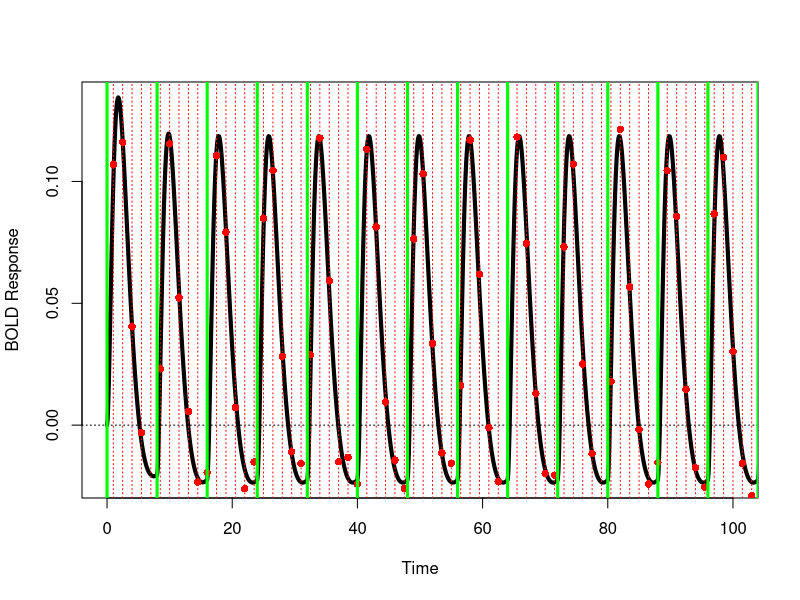
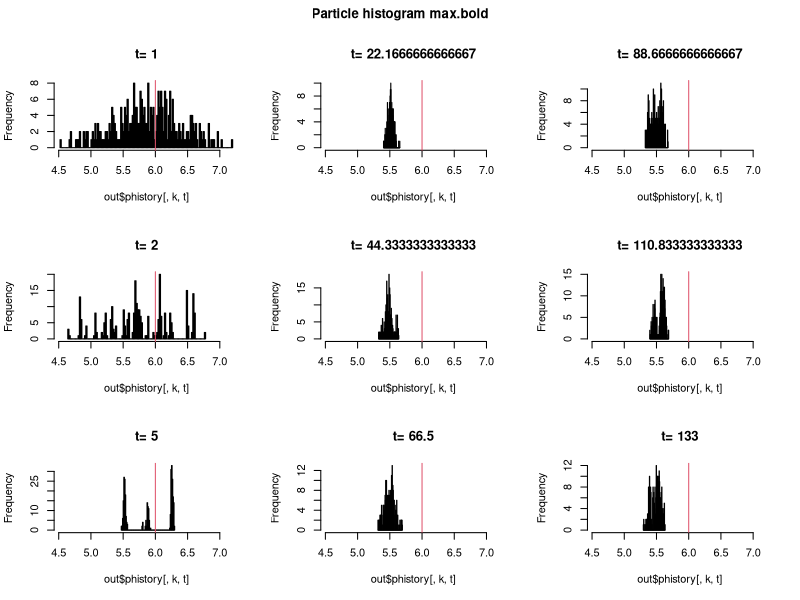
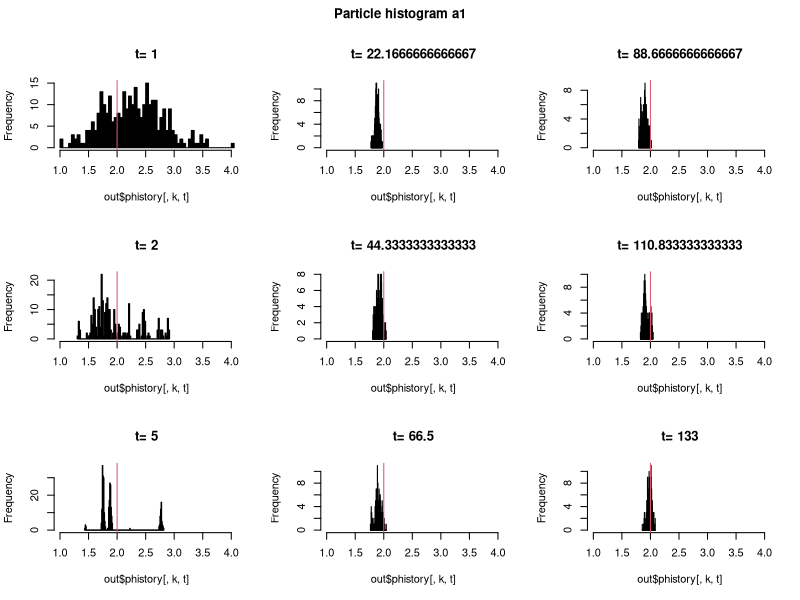
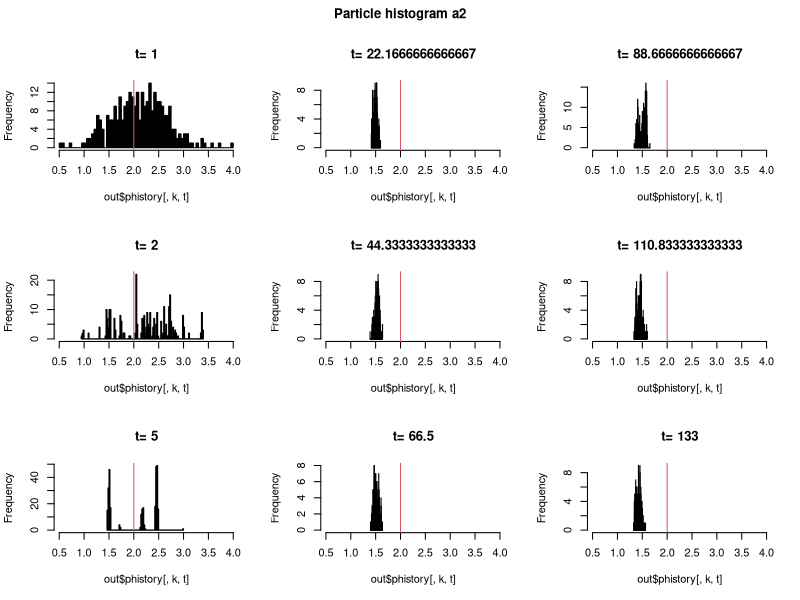
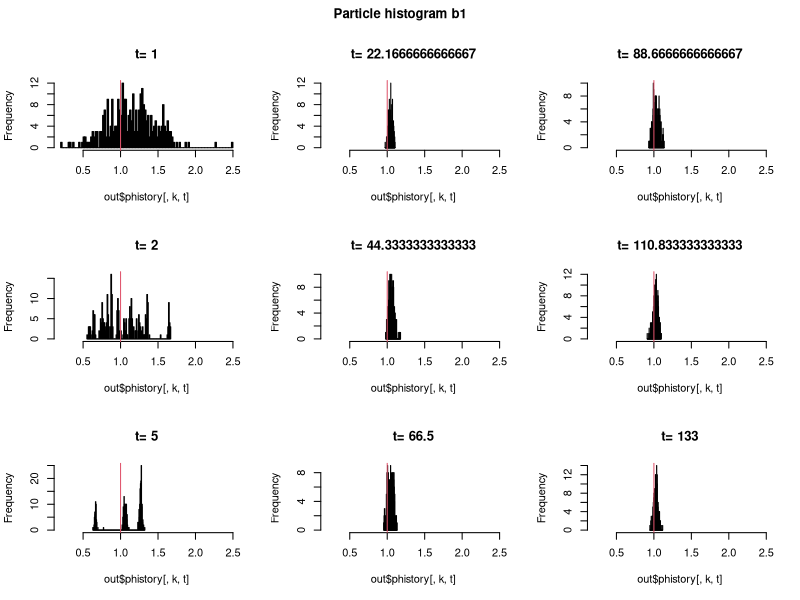
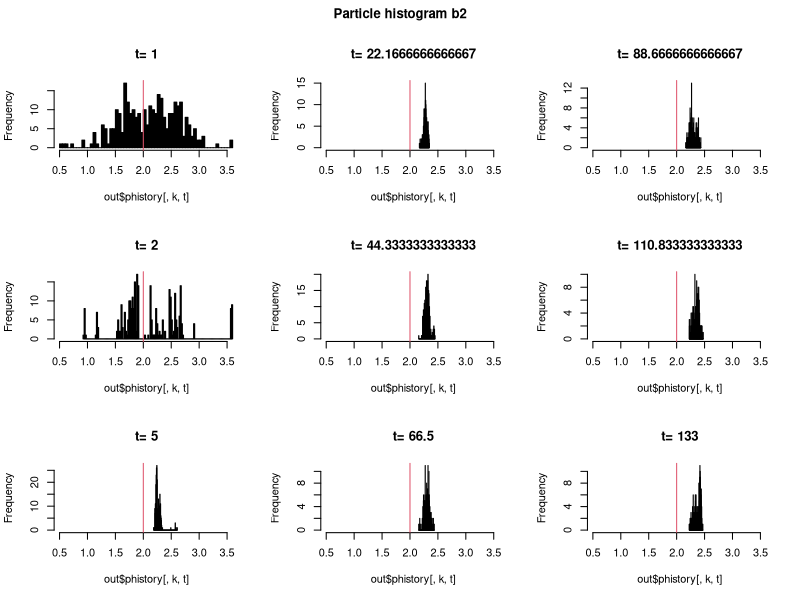
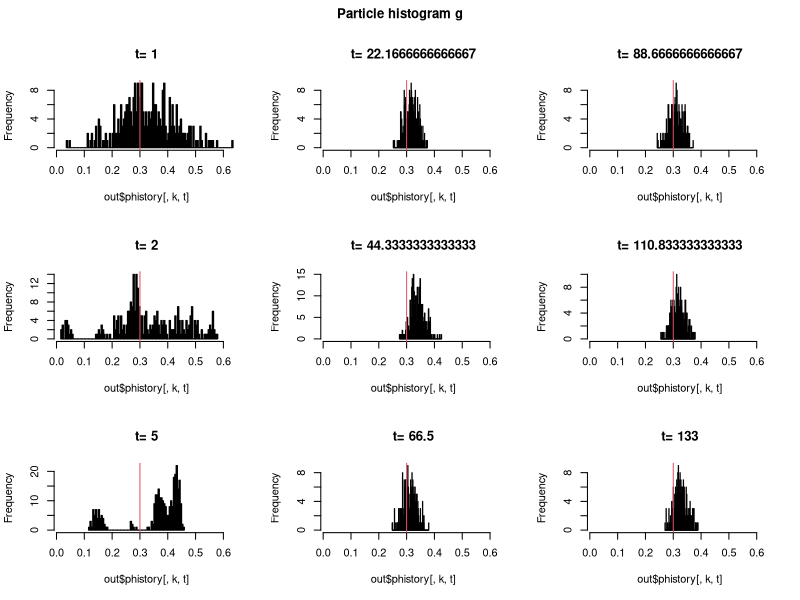
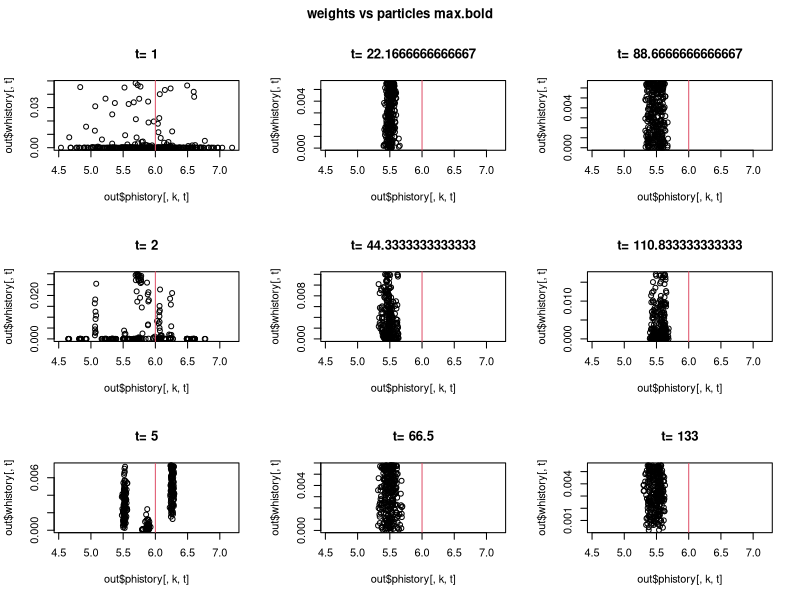

Generate these figures, in order, with R:
#######AUTHOR: KEVIN WONG  3/29/2016
#TODO: jittering, TR = 2, various presentation times

#######FUNCTIONS#####################
#auxiliary functions#########
#pure hrf
hrf=function(t, parss, onset=0){
  a1=parss$a1
  a2=parss$a2
  b1=parss$b1
  b2=parss$b2
  g=parss$g
  max.bold=parss$max.bold
  
  d1=a1*b1
  d2=a2*b2
  
  grid=t
  new.t=t-onset
  pos.t.idx=new.t>=0#nonnegative indices of tau (scaled time)
  pos.t=new.t[pos.t.idx==TRUE]#non-negative values of tau (scaled time)
  y.hrf=1/max.bold  * (((pos.t/d1)^a1)*exp(-(pos.t-d1)/b1) - g*(pos.t/d2)^a2*exp(-(pos.t-d2)/b2))
  grid[pos.t.idx==TRUE]=y.hrf
  grid[pos.t.idx==FALSE]=0
  return(grid)
}

#noisy hrf with noise parss$sigma?
rhrf_conv=function(t,parss,times,plot=FALSE){
  n.times=length(times)
  hrfs=array(NA,c(n.times,length(t)))#hrfs ~ all.hrfs?
  if(n.times==1)all.hrfs=hrf(t=t,parss=parss,times)
  if(n.times>1)all.hrfs=sapply(times,hrf,t=t,parss=parss)
  ms=all.hrfs%*%matrix(1,n.times,1)
  if(plot==TRUE){
    plot(t,ms,lwd=5,type="l")
    matlines(t,all.hrfs,type="l",lty=1)
    abline(v=times,lty=3)
  }
  rnorm(length(t), ms, .005)
}

#convolution
hrf_conv=function(t,parss,times,plot=FALSE){
  n.times=length(times)
  hrfs=array(NA,c(n.times,length(t)))
  if(n.times==1)all.hrfs=hrf(t=t,parss=parss,times)
  if(n.times>1)all.hrfs=sapply(times,hrf,t=t,parss=parss)
  ms=all.hrfs%*%matrix(1,n.times,1) #matrix multiplication
  if(plot==TRUE){
    plot(t,ms,lwd=5,type="l")
    matlines(t,all.hrfs,type="l",lty=1)
    abline(v=times,lty=3)
  }
  return(ms)
}

#simulates the true bold response
hrf_sim_truth = function(truth, tmax, tr, ts, tstep, pres_ts, acq_ts, n_acqs,parss){
  T=matrix(acq_ts,n_trials,n_acqs,byrow=TRUE)#trials
  t = T[1,]
  Y=array(NA,c(n_trials,n_acqs))
  ys=sapply(ts,hrf_conv,parss=parss,times=pres_ts)
  return(ys)
}

#simulates the noisy measurements
hrf_sim_measurements = function(truth, tmax, tr, ts, tstep, pres_ts, acq_ts, n_acqs,parss){
  n.trials=1 # number of trials
  times=matrix(acq_ts,n.trials,n_acqs,byrow=TRUE)#trials
  t = times[1,]
  Y=array(NA,c(n.trials,n_acqs))
  y = rep(NA, c(n_acqs))
  
  # this will generate random BOLD measures for the experiment
  #for(n in 1:n.trials){
  #  Y[n]=rhrf_conv(T[n,],parss,n_acqs)
  #}
  y = rhrf_conv(times[1,],parss,pres_ts)
  return(y)
}

########Sample Importance Resampling for estimation of parameters of digamma hrf##########
hrf_sir = function(N, y, truth = NULL, parss, prior, ts, acq_ts, pres_ts, sys_noise, PLOT = F){
  ######initialize####### 
  n=length(y) ##number of observations
  d=6         ##dimension
  
  ##(1)simulate particles
  #particles=matrix(0,nrow=N,ncol=d) ## particles: X_t^{(i)}
  particles = array(0, dim = c(N, d))
  #particles_history = matrix(0, nrow = N, ncol = n)
  particles_history = array(0, dim = c(N, d, n))
  #weight_history = matrix(NA, nrow = N, ncol = n)
  weight_history = array(0, dim = c(N, n))
  for(j in 1:d){
    particles[,j] = rnorm(N, prior[2*j-1], prior[2*j])
  } 
  particles_history[ , ,1] = particles[,]
  ##(2) calculate weights
  w = rep(NA, N)
  for(i in 1: N){ 
    temp_par = parss
    #temp_par$max.bold = particles[j,1]
    temp_par$max.bold = particles[i,1]
    temp_par$a1 = particles[i,2]
    temp_par$a2 = particles[i,3]
    temp_par$b1 = particles[i,4]
    temp_par$b2 = particles[i,5]
    temp_par$g = particles[i,6]
    w[i] = dnorm(y[1], hrf_conv(acq_ts, temp_par, pres_ts)[1,1], parss$sigma_meas)
    #if(w[j]<.00001) w[j]=.00001
  }
  
  #w = dnorm(y[1], hrf_conv(acq_ts[1], temp_par, pres_ts), par$sigma_meas )#hrf.conv=function(t,parss,times,plot=FALSE)
  
  ##(3) log of estimate of likelihood
  logl=log(mean(w))
  
  ##OPTIONAL -- STORAGE OF FEATURES OF FILTER -- MEAN AND VAR
  #M.st=matrix(0,nrow=n,ncol=d)
  #V.st=matrix(0,nrow=n,ncol=d)
  w=w/sum(w)
  weight_history[,1] = w
  #for(j in 1:d){
  #  M.st[1,]=sum(w*particles[,j])
  #  V.st[1,]=sum(w*particles[,j]^2)-M.st[1,]^2
  #}#deleted plot options
  
  ######rejuvenation######
  #Augmentation (resample)
  for(k in 2:n){##LOOP through acquisition times
    ##(1) Resample 
    index=sample(1:N,prob=w,size=N,rep=T)#sample with replacement (this leads to degeneracy)
    #hist(index, 100)
    ##particles=particles[index,]
    #particles = matrix(particles[index], ncol = 1)
    for(j in 1:d){particles[,j] = particles[index,j] } 
    
    ##(2) Propagate particles
    #fixed particle (probability of heads) since we have a static parameter
    for(j in 1:d){particles[,j]=particles[,j]+rnorm(N,0,sys_noise[j])}#rnorm(N,0,parss$sigma_sys)} 
    
    #particles[,1] = rbeta(N, prior[1], prior[2])
    particles_history[,,k] = particles[,] 
    #try to jitter particles
    #temp_particles = matrix(0,nrow=N,ncol=d)
    #temp_particles[,1] = abs(particles[,1] + rnorm(N, 0, .01) )#rbeta(N, par[1], par[2])
    ##for(k in 1:N)
    #{
    #  if (temp_particles[k,1]>1)
    #  {temp_particles[k,1] = 1 - ((temp_particles[k,1])-1)}
    #}
    #particles[,1] = temp_particles[,1]
    
    ##(3) Weight

    for(i in 1: N){ 
      temp_par = parss
      #temp_par$max.bold = particles[j,1]
      temp_par$max.bold = particles[i,1]
      temp_par$a1 = particles[i,2]
      temp_par$a2 = particles[i,3]
      temp_par$b1 = particles[i,4]
      temp_par$b2 = particles[i,5]
      temp_par$g = particles[i,6]
      w[i] = dnorm(y[k], (hrf_conv(acq_ts, temp_par, pres_ts))[k,1], parss$sigma_meas)
      #if(w[j]<.00001) w[j]=.00001#make sure weights are nonzero
    }
    #w = dnorm(y[i], hrf_conv(acq_ts[i], temp_par, pres_ts), par$sigma_meas )
    ##(4) update log of estimate of likelihood
    logl=logl+log(mean(w))
    
    ##OPTIONAL -- STORE FEATURES OF THE PARTICLE APPROXIMATION
    #normalise weights
    w=w/sum(w)
    weight_history[,k] = w
    #for(j in 1:d){
    #  M.st[i,]=sum(w*particles[,j])
    #  V.st[i,]=sum(w*particles[,j]^2)-M.st[i,]^2
    #}
    #plot option
    #if(PLOT){#kw: edited for debug
    #  par(mfrow=c(1,3))
    #  plot(range(particles[,1]),c(0,max(w)),xlab="X_t",ylab="Weight",type="n")
    #  for(j in 1:N) lines(c(particles[j,1],particles[j,1]),c(0,w[j]))
    #  if(length(truth>=1)) abline(v=truth[i],col=2)
    #  plot(density(particles[,1],weights=w),xlab="X_t",ylab="Density",main="")
    #  hist(particles)
    #  if(length(truth>=1)) abline(v=truth[1],col=2)
    #}
  }
  #Evolution (move) (SIR doesn't include this step.)
  
  
  return(list(phistory = particles_history, whistory = weight_history)) ##output summaries (should include more info)
  #mean=M.st,var=V.st,l=logl,
}

#######TIME###############
tstep = .1
tmax =200
ts = seq(0, tmax, tstep)

n_trials = 1#don't really need
tr = 1.5
acq_ts = seq(1, tmax, by = tr)#acquisition times
n_acqs = length(acq_ts)
trs = which(is.element(ts, acq_ts))#acquisition times in units of ts

n_pres = 25#number of presentations
#pres_ts = seq(0, tmax, by = n_pres)#presentation times
pres_ts=seq(0,tmax,tmax/n_pres)[-(n_pres+1)] # evenly spaced presentation

########parss############
#from lindquist's paper on digamma hrfs
#parss = NULL
#parss$a1 = 6
#parss$a2 = 16
#parss$b1 = 1
#parss$b2 = 1
#parss$c = 1/6
#parss$A = 1


parss=NULL
parss$max.bold=6
parss$a1=2
parss$a2=2
parss$b1=1
parss$b2=2
parss$g=.3

parss$sigma=0.01

parss$sigma_sys = .05
parss$sigma_meas =.005

prior = NULL
prior[1] =5.85#max.bold mean
prior[2] = .5#max.bold sd
prior[3] = 2.25#a1 mean...
prior[4] = .5
prior[5] = 2.15#a2
prior[6] = .5
prior[7] = 1.15 #b1
prior[8] = .3
prior[9] = 2.15 #b2
prior[10] = .5
prior[11] = .325 #g
prior[12] = .1
prior[13] = 0 #min
prior[14] = 4  #max

sys_noise = c(.01, .01, .01, .01, .01, .01)

#prior$A_sd = .05 #expected sd in in parameter A

#########GENERATE TRUTH##########
truth = hrf_sim_truth(truth, tmax, tr, ts, tstep, pres_ts, acq_ts, n_acqs, parss)
y = hrf_sim_measurements(truth, tmax, tr, ts, tstep, pres_ts, acq_ts, n_acqs, parss)

#########PLOT SIMULATION#####################
par(mfrow=c(1,1))
plot(ts,truth,type="l",lwd=4,xlab="Time",ylab="BOLD Response", xlim = c(0, 100))#black = truth
abline(h=0,lty=3)
abline(v=acq_ts,lty=3,col="red")#red lines = Acquisition (measurement) times
points(acq_ts,y,col="red",pch=16)#red pts = Measurements
abline(v=pres_ts,lwd=3,col="green")#green = presentation times

#########MAIN###########

N = 300 #number of particles

ptm = proc.time()
out = hrf_sir(N, y, truth, parss, prior, ts, acq_ts, pres_ts, sys_noise,PLOT = F)

proc.time() - ptm
#####RECONSTRUCT HRF FROM PARTICLES#######
bs = out$mean


########PLOT PARTICLE FILTER ESIMATES###########
parvals = as.numeric(parss)
parnames = c('max.bold', 'a1', 'a2', 'b1', 'b2', 'g')
par(mfcol = c(3,3), oma = c(0,0,2,0))
tt = c(1,2,5,length(trs)/6, 2*length(trs)/6, 3*length(trs)/6,4*length(trs)/6,5*length(trs)/6,6*length(trs)/6)
#trs
for(k in 1:6){
  for(t in tt){
    hist(out$phistory[,k,t],100,col = 1, main = paste('t=',t), xlim=c(min(out$phistory[,k,]), max(out$phistory[,k,])))
    abline(v = parvals[k], col = 2)
  }
  temp_string = paste('Particle histogram', parnames[k])
  title(main = temp_string, outer = TRUE)
}

###############Plot weights vs particles####################################

par(mfcol = c(3,3), oma = c(0,0,2,0))

for(k in 1:6){
  par(mfcol = c(3,3), oma = c(0,0,2,0))
  for(t in tt){
    plot(out$phistory[,k,t], out$whistory[,t],main = paste('t=',t), xlim=c(min(out$phistory[,k,]), max(out$phistory[,k,])) )
    abline(v = parvals[k], col = 2)
    }

  temp_string = paste('weights vs particles', parnames[k])
  title(main = temp_string, outer = TRUE)
}
###########Plot means##########


par(mfcol = c(2,3), oma = c(0,0,2,0))
ms = matrix(NA, nrow = 6, ncol = length(trs))
ql = matrix(NA, nrow = 6, ncol = length(trs))
qu = matrix(NA, nrow = 6, ncol = length(trs))

xs = 1:length(trs)
for(i in 1:length(trs)){
  for(k in 1:6){
    ms[k,i] = mean(out$phistory[,k,i])
    ql[k,i] = quantile(out$phistory[,k,i], .25)
    qu[k,i] = quantile(out$phistory[,k,i], .75)
  }
}

for(k in 1:6){
  temp_string = paste('particle means', parnames[k])

  plot(xs, ms[k,], ylim=c(min(out$phistory[,k,]), max(out$phistory[,k,])),  ylab = 'particle estimates', main = temp_string )#means
  par(new = T)
  plot(xs, ql[k,], ylim=c(min(out$phistory[,k,]), max(out$phistory[,k,])), pch = '-', ylab = 'particle estimates')
  par(new = T)
  plot(xs, qu[k,], ylim=c(min(out$phistory[,k,]), max(out$phistory[,k,])), pch = '-', ylab = 'particle estimates')
  #temp_string = paste('particle means', parnames[k])
  #title(main = temp_string, outer = TRUE)
  abline(parvals[k],0, col = 2)
  title(main = 'Means, 1st and 3rd quartiles', outer = TRUE)
}


######reconstruct hrf with new parameters
newpar = parss
endt = length(out$phistory[1,1,])
newpar$max.bold = mean(out$phistory[,1, endt])
newpar$a1 = mean(out$phistory[,2,endt])
#newpar$a1 = 3
newpar$a2 = mean(out$phistory[,3,endt])
newpar$b1 = mean(out$phistory[,4,endt])
newpar$b2 = mean(out$phistory[,5,endt])
newpar$g = mean(out$phistory[,6,endt])

hrf_est = hrf_sim_truth(truth, tmax, tr, ts, tstep, pres_ts, acq_ts, n_acqs, newpar)

par(mfrow=c(1,1))
plot(ts,truth,type="l",lwd=1,xlab="Time",ylab="BOLD Response", xlim = c(100, 200))#black = truth
abline(h=0,lty=3)
abline(v=acq_ts,lty=5,col="red")#red lines = Acquisition (measurement) times
points(acq_ts,y,col="red",pch=17)#red pts = Measurements
abline(v=pres_ts,lwd=3,col="green")#green = presentation times
points(ts, hrf_est, col = "blue", pch = 4)#blue = estimation
legend(180,.135,c('truth', 'acquisitions' ,'measurements', 'presentations', 'estimation'),lty=c(1,5,1,1,1),col=c('black', 'red', 'red', 'green', 'blue') )


